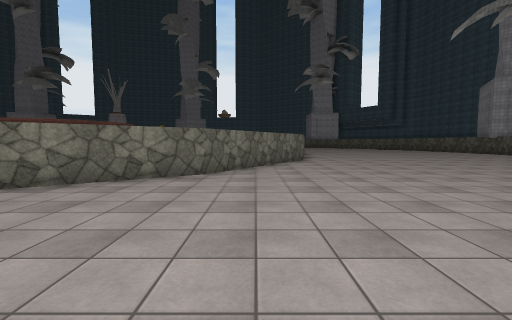
[1] (above)

20 first-person views from a walk through a Unity game level. The camera is 1.4 m above the floor, tilts 4° down and sees 90° across. The floor is counted in squares, 2 m on a side. Each view is taken from the middle of a square. On the plan, view 1 faces up. The plan holds only what a view shows up to about 9 squares ahead; the rest is blank. The place goes on beyond the plan. Some surface patterns are stand-ins.

[2]
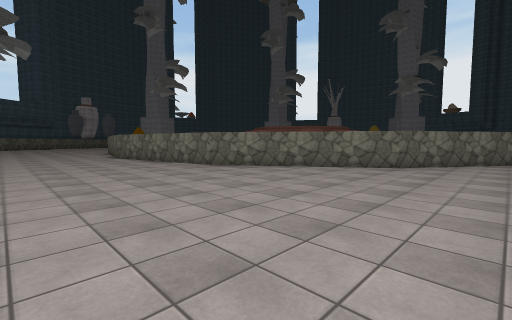

[3]
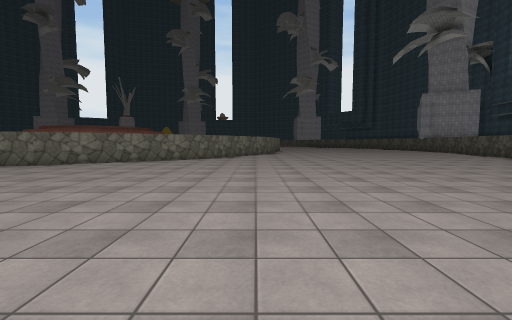

[4]
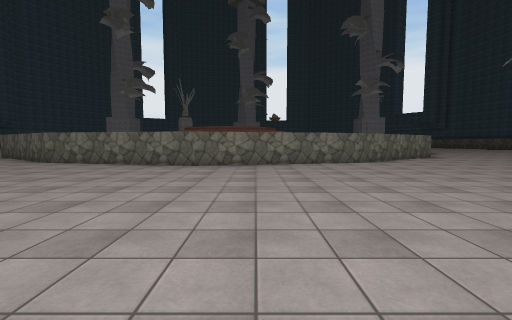

[5]
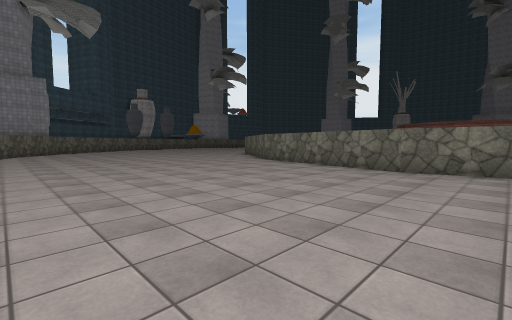

[6]
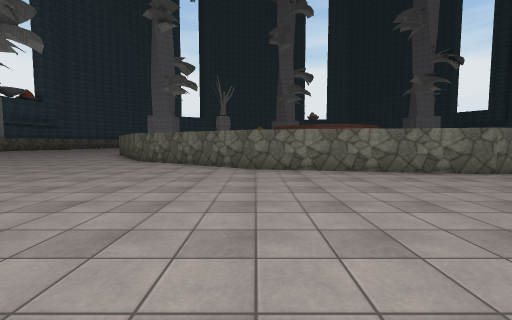

[7]
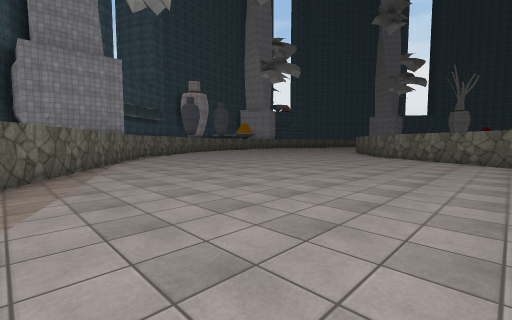

[8]
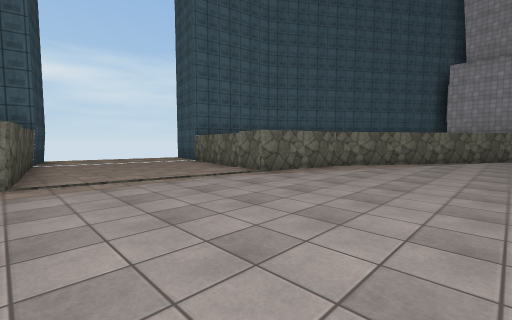

[9]
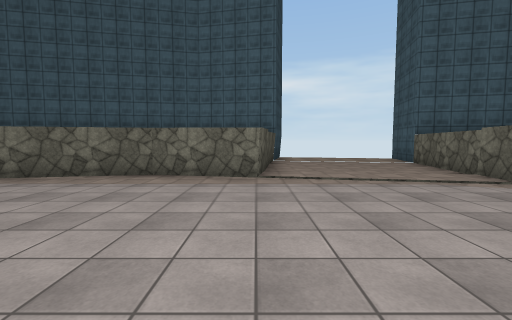

[10]
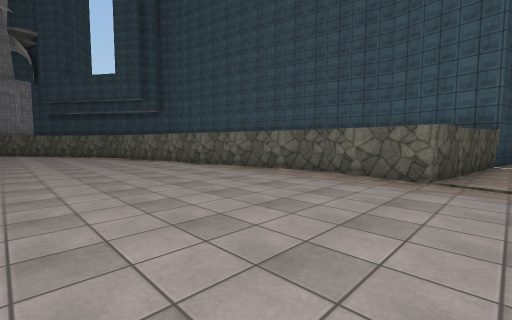

[11]
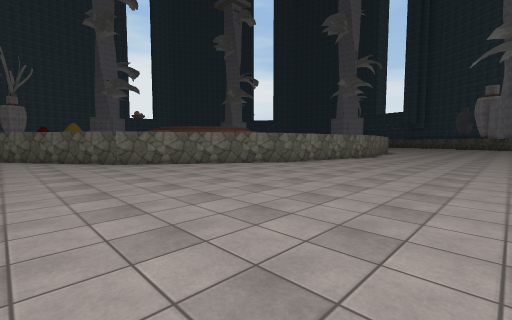

[12]
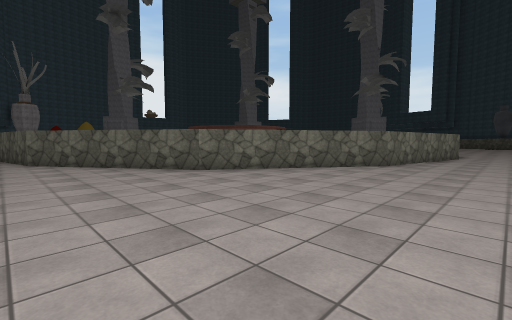

[13]
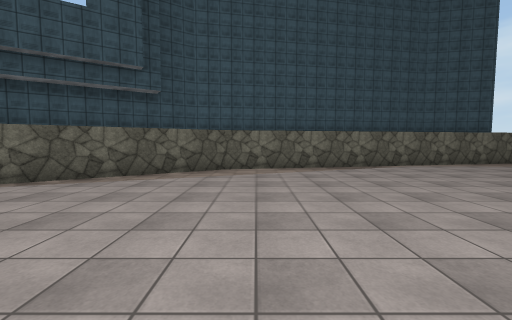

[14]
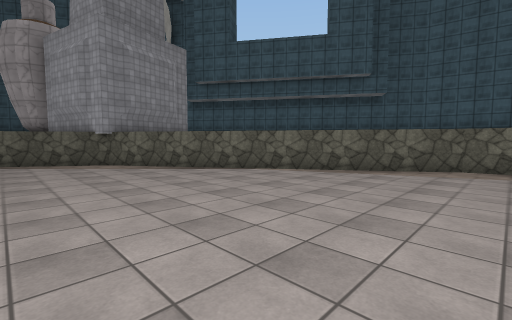

[15]
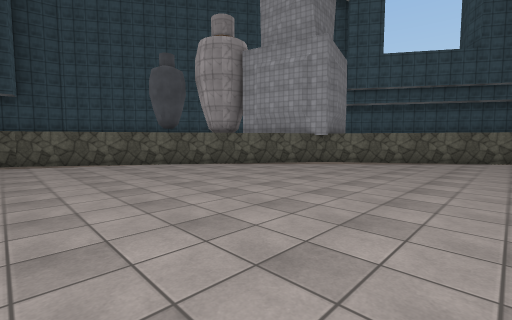

[16]
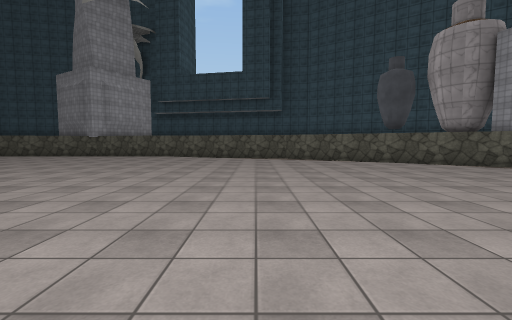

[17]
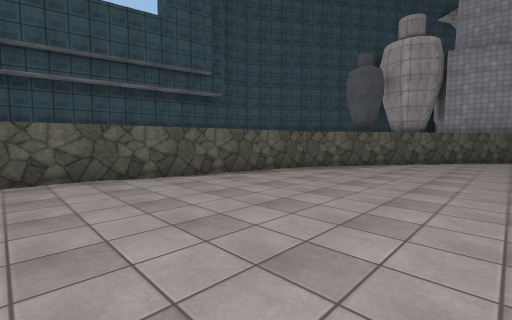

[18]
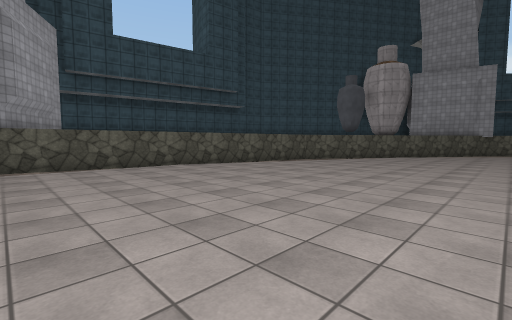

[19]
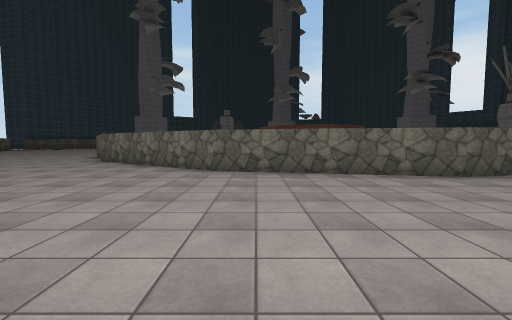

[20]
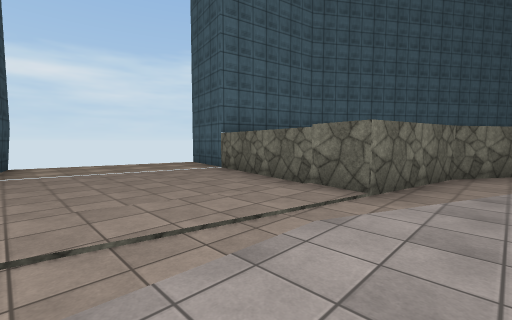

### Floor plan
Points are (right, up) in squares from view 1. A wall is a line through its corners. A room is listed if a view was taken in it or the views show most of it. See-through windows are left out.
Room 1 (views 1, 2, 3, 4, 5, 6, 7, 8, 9, 10, 11, 12, 13, 14, 15, 16, 17, 18, 19, 20)
walls: (-13.7, -12.8) (-13.1, -9.2) (-10.7, -9.7) (-1.2, -7.8) (6.9, -2.4) (12.3, 5.7) (14.1, 15.1); (2.9, 15.3) (1.8, 10) (-1.1, 5.5) (-5.6, 2.6) (-10.8, 1.5) (-16, 2.6) (-20.5, 5.5) (-23.4, 10) (-24, 12.8); (-13.7, -14) (-13.5, -12.7); (-14.3, -16.1) (-13.9, -13.8); (-24.5, -4.9) (-20.2, -7.8) (-17.5, -8.3) (-18.9, -14.9)

Where each view was taken, in squares from view 1:
view 1: 0 up, 0 right, facing up
view 2: 2 down, 1 right, facing up-left
view 3: 5 down, 1 right, facing up
view 4: 6 down, 9 left, facing up
view 5: 5 down, 9 left, facing up-left
view 6: 4 down, 16 left, facing up
view 7: 7 down, 16 left, facing up-left
view 8: 4 down, 13 left, facing down-left
view 9: 4 down, 13 left, facing down
view 10: 4 down, 14 left, facing down-right
view 11: 3 down, 23 left, facing up-right
view 12: 0 up, 24 left, facing up-right
view 13: 1 down, 2 left, facing down
view 14: 0 up, 2 left, facing down-right
view 15: 6 up, 2 right, facing down-right
view 16: 7 up, 1 right, facing right
view 17: 12 up, 8 right, facing down-right
view 18: 15 up, 6 right, facing down-right
view 19: 11 up, 8 right, facing left
view 20: 7 down, 14 left, facing down-left
